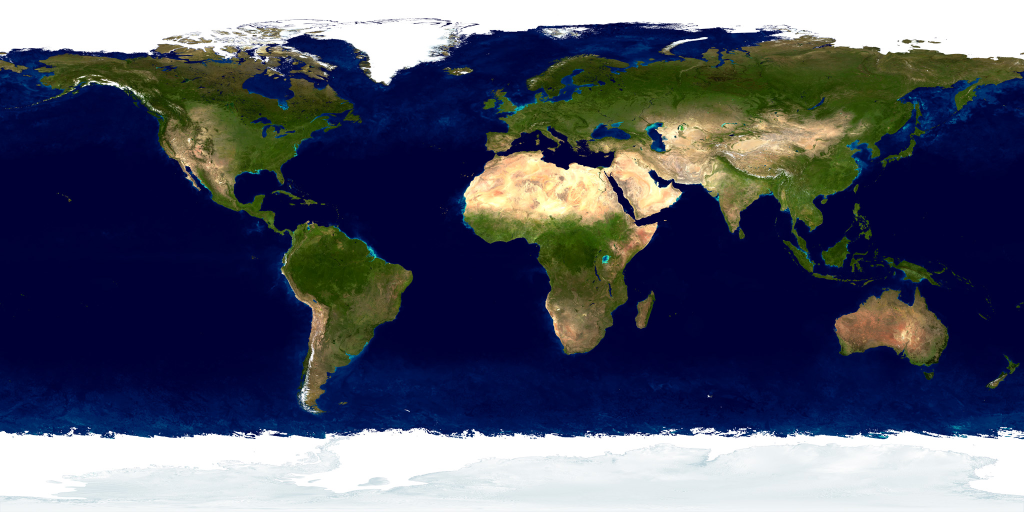
#> input picture 2018/08/01/land_ocean_ice_2048.jpg, 2048 x 1024 px (shown at 1/2 size)
$ python analytical_equirectangular_great_circle.py
#> lines starting #> are read from the running program, lines starting #| are printed output that depends on the picture
#!python3

import numpy as np
import matplotlib.pyplot as plt

def equirectangular_great_circle(longitude_array, azimuth, inclination):
	""" longitude_array : array of longitude samples in degrees.
		azimuth : azimuth angle in degrees.
	    inclination : inclination angle in degrees. """
	return np.rad2deg(np.arctan(np.tan(np.deg2rad(inclination)) * (np.sin(np.deg2rad(longitude_array) - np.deg2rad(azimuth)))))

def set_equirectangluar_plot():
	plt.xlim(-180, 180)
	plt.ylim(-90, 90)
	plt.xticks(np.arange(-180.0,181.0, step=45.0))
	plt.yticks(np.arange(-90.0,91.0, step=30.0))
	plt.xlabel('Longitude [degree]')
	plt.ylabel('Lattitude [degree]')
	plt.grid()

def plot_gc_list(x, gc, legend_title=None, labels=None):
#> called with x = array of shape (1001,), legend_title = 'inclination'
	for l, y in zip(labels, gc):
		plt.plot(x, y, label=str(l) + '°')
	set_equirectangluar_plot()
	plt.legend(ncol=2, title=legend_title)

def main():
	N_samples = 1001
	longitude_samples = np.rad2deg(np.linspace(-np.pi, np.pi, N_samples))

	inclinations = list(range(0, 90+1, 15)) + [85, 89]
	inclinations.sort()
	azimuth = 0
	gc = list(equirectangular_great_circle(longitude_samples, azimuth, i) for i in inclinations)

	plt.figure()
	plot_gc_list(longitude_samples, gc, 'inclination', inclinations)
	plt.savefig('equirectangular_great_circle_inclination.png', dpi=200)
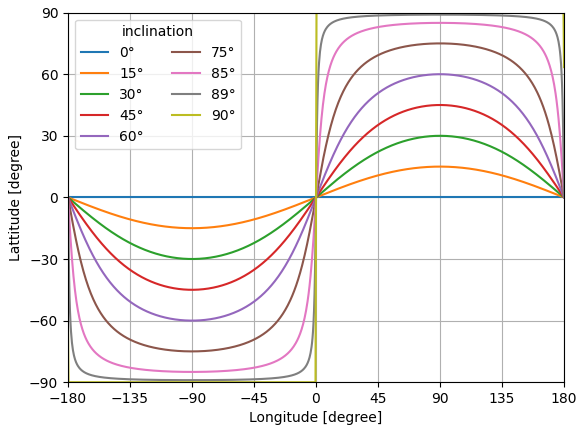
#> figure drawn by matplotlib, 1 panel; curve peaks at x = 90, y = 15; curve peaks at x = 90, y = 30

	azimuths = list(range(-180, 180+1, 45))
	inclinations.sort()
	inclination = 85
	gc = list(equirectangular_great_circle(longitude_samples, a, inclination) for a in azimuths)

	plt.figure()
	plot_gc_list(longitude_samples, gc, 'azimuth', azimuths)
	plt.savefig('equirectangular_great_circle_azimuth.png', dpi=200)
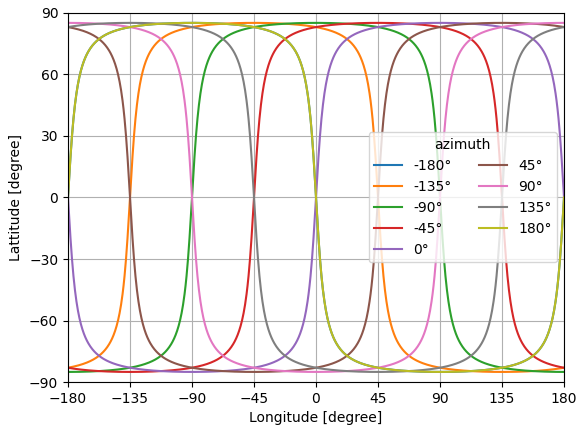
#> figure drawn by matplotlib, 1 panel; curve peaks at x = -90, y = 85; curve peaks at x = -45, y = 85; curve peaks at x = 0, y = 85

	azimuth = -130
	inclination = 51.6
	gc = equirectangular_great_circle(longitude_samples, azimuth, inclination)

	plt.figure()
	img = plt.imread('land_ocean_ice_2048.jpg')
#> img is the input picture: shape (1024, 2048, 3); mean R, G, B 81.1, 85.9, 104.5
	plt.imshow(img, zorder=0, extent=[-180, 180, -90, 90], alpha=0.75)
	plt.plot(longitude_samples,gc, color='red')
	set_equirectangluar_plot()
	plt.savefig('equirectangular_ISS.png', dpi=200)
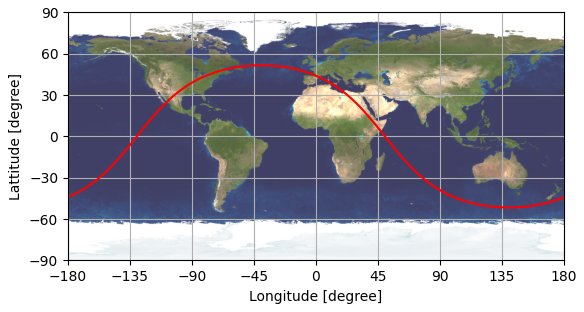
#> figure drawn by matplotlib, 1 panel

	plt.show()

if __name__ == '__main__':
	main()
